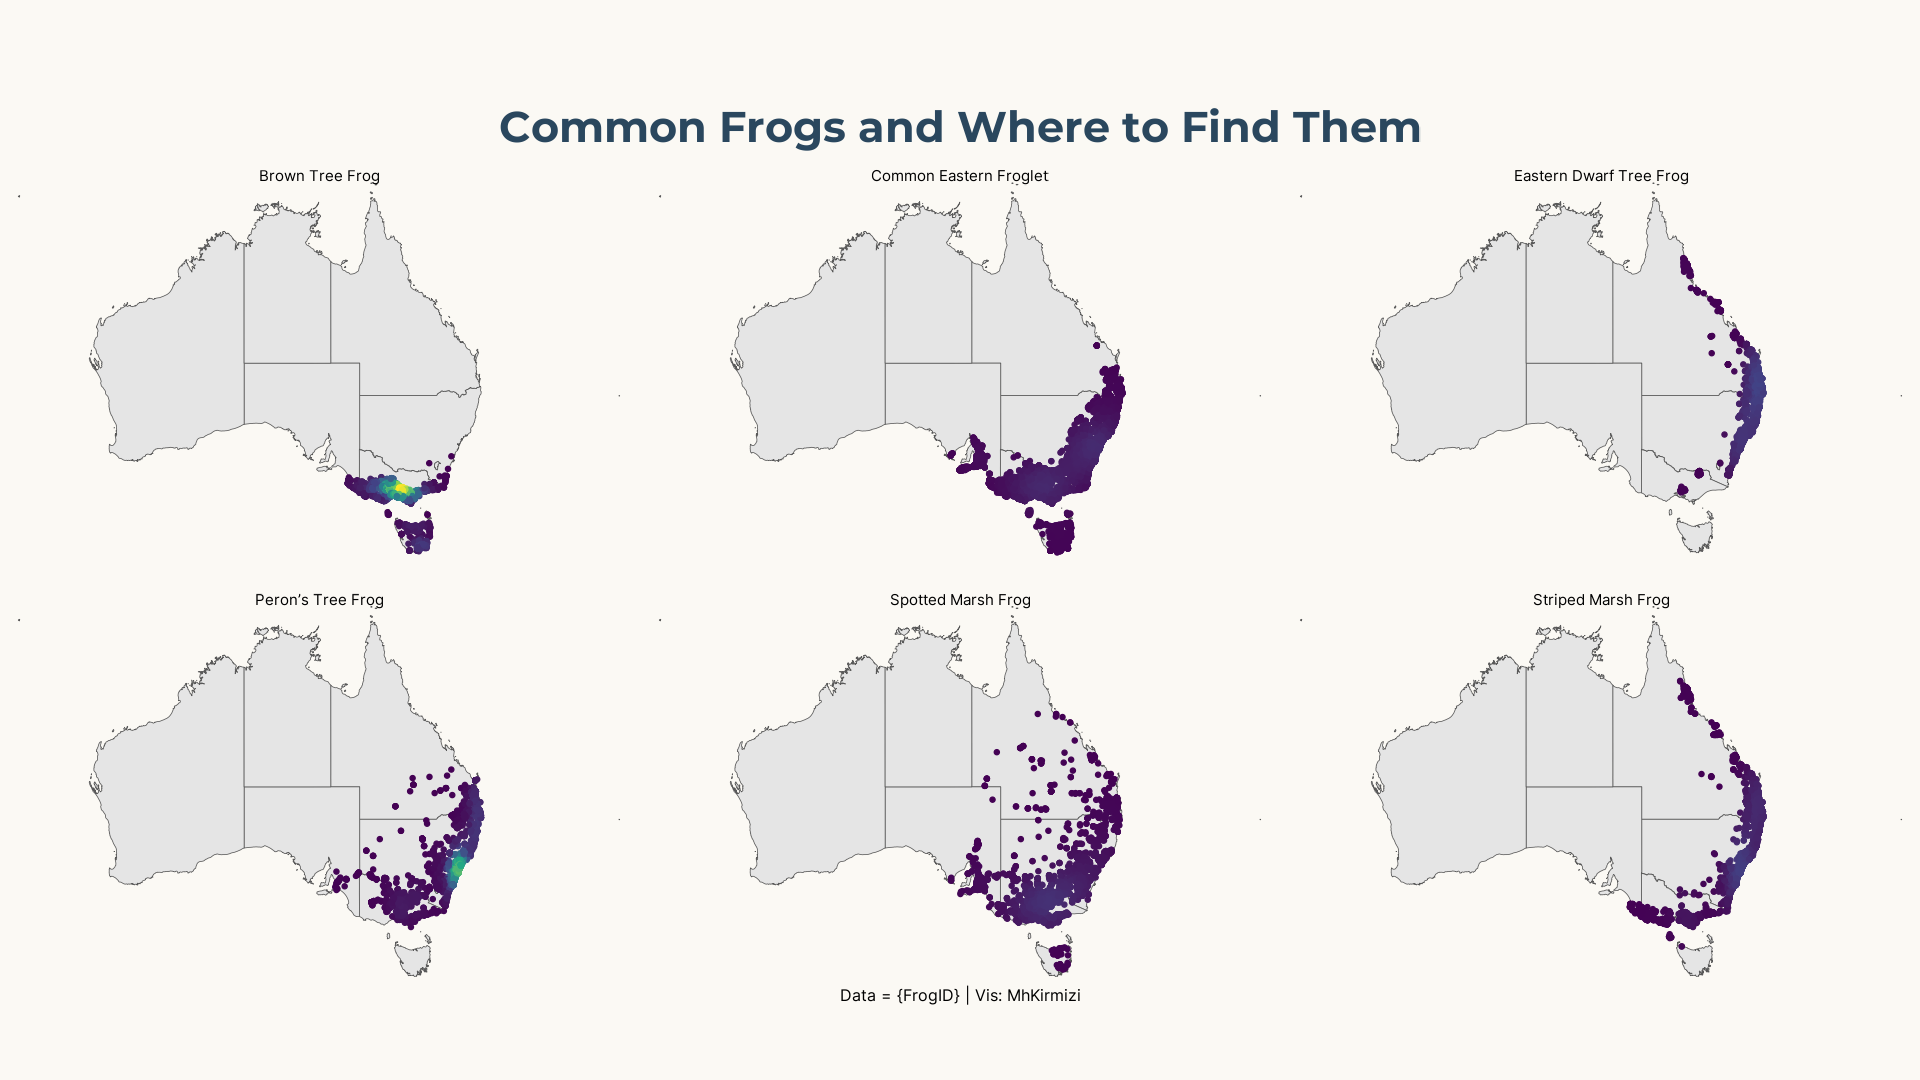

The script that saved this image:
library(tidyverse)
library(ozmaps)
library(ggpointdensity)
library(sf)
library(showtext)
### Fonts
font_add_google("Montserrat", "mont")
font_add_google('Inter')
showtext_auto()

### Data and Wrangling 
frogID_data <- readr::read_csv('https://raw.githubusercontent.com/rfordatascience/tidytuesday/main/data/2025/2025-09-02/frogID_data.csv')
frog_names <- readr::read_csv('https://raw.githubusercontent.com/rfordatascience/tidytuesday/main/data/2025/2025-09-02/frog_names.csv')
top_6_names<- frogID_data |> 
  group_by(scientificName) |> 
  count(scientificName, sort = TRUE) |> 
  arrange(-n) |> 
  head(n = 6) |> 
  pull(scientificName)

### 
top_6_spotted <- frogID_data |> 
  filter(scientificName %in% top_6_names) 
top_6_spotted <- top_6_spotted |> 
  left_join(
    frog_names, by =c('scientificName' = 'scientificName')
  )

top_6_spotted_plot <- top_6_spotted |> 
  select(decimalLatitude, decimalLongitude, commonName)

### Getting the maps of australia

sf_oz <- ozmap("states")



#### 

ggplot(data = sf_oz) + 
  geom_sf() +
  geom_pointdensity(data = top_6_spotted_plot, 
                  aes(decimalLongitude, decimalLatitude),
                  method = "kde2d",
                  size = 1,
                  adjust = 4)+
  scale_color_viridis_c() +
  facet_wrap(~commonName) +
  coord_sf(expand = FALSE, clip = 'off')+
  labs(
    title = 'Common Frogs and Where to Find Them', 
    caption = 'Data = {FrogID} | Vis: MhKirmizi'
  )+
  theme_void(base_size = 14, base_family = "Inter") +
  theme(
    plot.title = element_text(size = 32, hjust = .5, 
                              face = 'bold', family = 'mont', 
                              colour ="#2a475e", margin = margin(t = 20, b = 10)), 
    plot.title.position = 'plot',
    plot.caption = element_text(size = 12, hjust = .5), 
    legend.position = 'none', 
    plot.background = element_rect(fill = "#fbf9f4", color = "#fbf9f4"),
    panel.background = element_rect(fill = "#fbf9f4", color = "#fbf9f4"),
    panel.spacing = unit(1.5, "lines"),
    plot.margin = margin(10, 10, 10, 10) 
  )
ggsave("frog.png", width = 1920, height = 1080, units = "px", dpi = 132)

